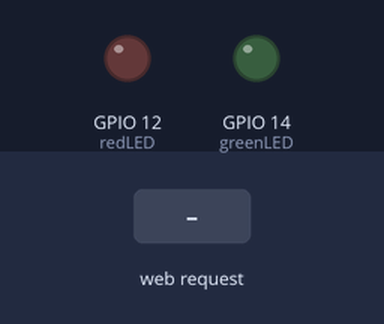
Bench run of a sketch on a simulated ESP32. On the bench: output pins drawn as LEDs (lit = HIGH). The inputs (shaded band) are chosen by the test bench. WiFi joins after 1.5 s; servers stay silent unless stated; what the sketch prints to the serial monitor is not drawn.

Above: at 3.2 s.
3.3 s: HTTP request GET /redon received
At 3.6 s:
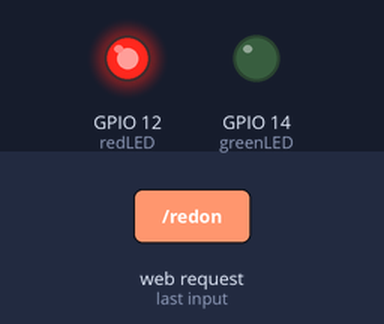
4.8 s: HTTP request GET /greenon received
At 5.9 s:
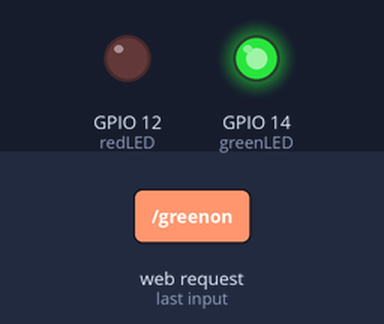
6.3 s: HTTP request GET /greenoff received
At 7.0 s:
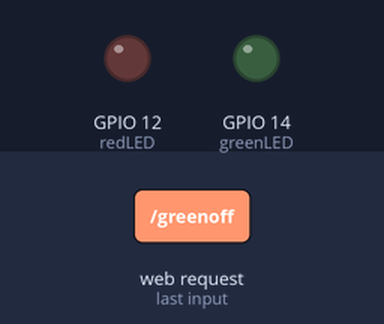
Timing chart, 0 to 9.3 s (numbered marks = the images above; inputs shaded):
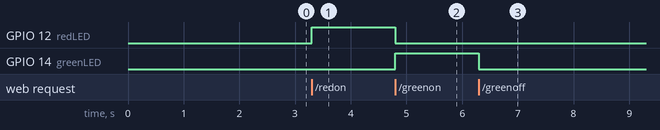

The sketch:

red_green_led_with_web_server.ino
```cpp
#include <WiFi.h>
#include <WebServer.h>

// Replace with your network credentials
const char* ssid = "Guna";
const char* password = "12345678";

// Set GPIO pins for red and green LEDs
const int redLED = 12;
const int greenLED = 14;

// Create a WebServer object on port 80
WebServer server(80);

void setup() {
  // Initialize the red and green LED pins as output
  pinMode(redLED, OUTPUT);
  pinMode(greenLED, OUTPUT);

  // Start the Serial Monitor for debugging
  Serial.begin(115200);

  // Connect to Wi-Fi
  Serial.print("Connecting to ");
  Serial.println(ssid);
  WiFi.begin(ssid, password);

  // Wait for the ESP32 to connect to the Wi-Fi
  while (WiFi.status() != WL_CONNECTED) {
    delay(1000);
    Serial.print(".");
  }

  // Print the local IP address
  Serial.println("");
  Serial.println("WiFi connected.");
  Serial.println("IP address: ");
  Serial.println(WiFi.localIP());

  // Define the routes for the web server
  server.on("/", handleRoot);        // Route to the main page
  server.on("/redon", handleRedOn);  // Route to turn on the red LED
  server.on("/redoff", handleRedOff);// Route to turn off the red LED
  server.on("/greenon", handleGreenOn); // Route to turn on the green LED
  server.on("/greenoff", handleGreenOff); // Route to turn off the green LED

  // Start the server
  server.begin();
  Serial.println("HTTP server started");
}

void loop() {
  // Handle incoming client requests
  server.handleClient();
}

// Function to display the web page
void handleRoot() {
  String html = "<html>\
    <head><title>ESP32 LED Control</title></head>\
    <body>\
      <h1>ESP32 LED Control</h1>\
      <p><a href=\"/redon\"><button>Red ON</button></a> <a href=\"/redoff\"><button>Red OFF</button></a></p>\
      <p><a href=\"/greenon\"><button>Green ON</button></a> <a href=\"/greenoff\"><button>Green OFF</button></a></p>\
    </body>\
  </html>";

  server.send(200, "text/html", html);
}

// Function to turn on the red LED
void handleRedOn() {
  digitalWrite(redLED, HIGH);
  digitalWrite(greenLED, LOW); // Optionally turn off the green LED
  server.send(200, "text/html", "<p>Red LED is ON</p><a href=\"/\">Go Back</a>");
}

// Function to turn off the red LED
void handleRedOff() {
  digitalWrite(redLED, LOW);
  server.send(200, "text/html", "<p>Red LED is OFF</p><a href=\"/\">Go Back</a>");
}

// Function to turn on the green LED
void handleGreenOn() {
  digitalWrite(greenLED, HIGH);
  digitalWrite(redLED, LOW); // Optionally turn off the red LED
  server.send(200, "text/html", "<p>Green LED is ON</p><a href=\"/\">Go Back</a>");
}

// Function to turn off the green LED
void handleGreenOff() {
  digitalWrite(greenLED, LOW);
  server.send(200, "text/html", "<p>Green LED is OFF</p><a href=\"/\">Go Back</a>");
}
```

Measured:
- after the input at 3.3 s, GPIO 12 (redLED): LOW → HIGH at once
- after the input at 4.8 s, GPIO 12 (redLED): HIGH → LOW at once; GPIO 14 (greenLED): LOW → HIGH at once
- after the input at 6.3 s, GPIO 14 (greenLED): HIGH → LOW at once
